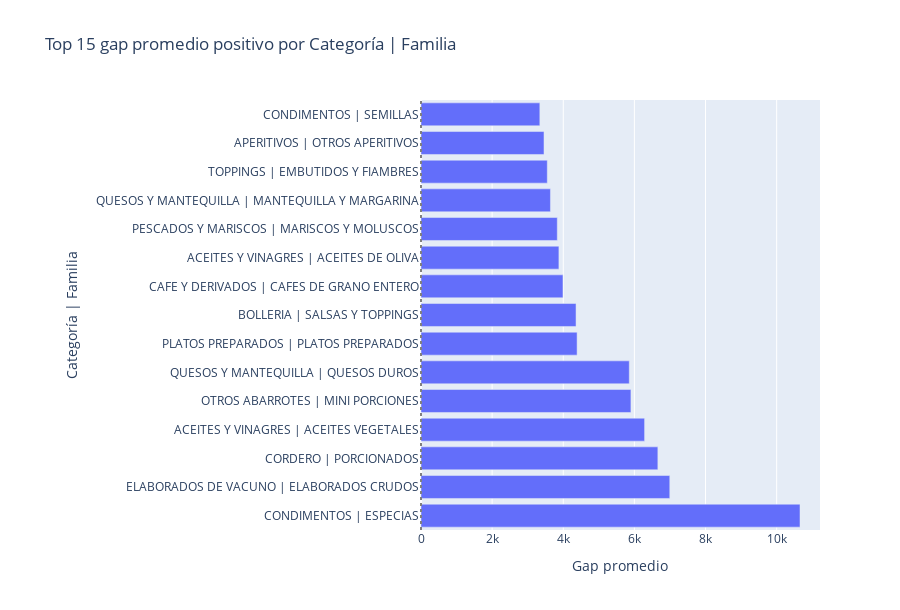
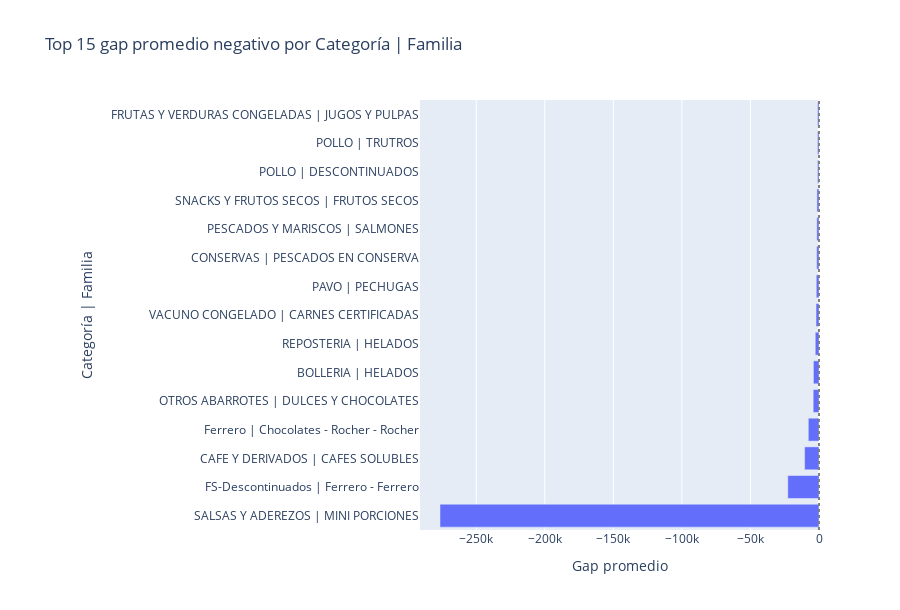

Write notebook code for charts like these, in order.
### Markdown cell above
## Agregado: Categoría | Familia (Top 15 ± y box horizontal)

### Code cell
fam_cf = (sku_ok.groupby(['categoria','familia'])
          .agg(skus=('sku','nunique'),
               precio_interno_prom=('precio_interno','mean'),
               precio_externo_prom=('precio_externo','mean'),
               gap_abs_prom=('gap_abs','mean'),
               gap_pct_prom=('gap_pct','mean')).reset_index())
fam_cf['cat_fam'] = fam_cf['categoria'].astype(str) + ' | ' + fam_cf['familia'].astype(str)
# Top 15 positivo
pos15 = fam_cf[fam_cf['gap_abs_prom']>0].sort_values('gap_abs_prom', ascending=False).head(15)
fig_pos15 = px.bar(pos15, y='cat_fam', x='gap_abs_prom', orientation='h', title='Top 15 gap promedio positivo por Categoría | Familia')
fig_pos15.update_layout(yaxis={'automargin':True}, xaxis_title='Gap promedio', yaxis_title='Categoría | Familia', margin=dict(l=420), height=max(500, 26*len(pos15)+220))
fig_pos15.add_vline(x=0, line_dash='dot', line_color='gray')
fig_pos15.show()
# Top 15 negativo
neg15 = fam_cf[fam_cf['gap_abs_prom']<0].sort_values('gap_abs_prom', ascending=True).head(15)
fig_neg15 = px.bar(neg15, y='cat_fam', x='gap_abs_prom', orientation='h', title='Top 15 gap promedio negativo por Categoría | Familia')
fig_neg15.update_layout(yaxis={'automargin':True}, xaxis_title='Gap promedio', yaxis_title='Categoría | Familia', margin=dict(l=420), height=max(500, 26*len(neg15)+220))
fig_neg15.add_vline(x=0, line_dash='dot', line_color='gray')
fig_neg15.show()
# Boxplot horizontal gap % por Categoría | Familia
df_box = sku_ok.merge(fam_cf[['categoria','familia','cat_fam']], on=['categoria','familia'], how='left')
fig_box_cf = px.box(df_box, y='cat_fam', x='gap_pct', points='outliers', title='Distribución gap % por Categoría | Familia')
fig_box_cf.update_layout(yaxis={'automargin':True}, xaxis_title='Gap %', yaxis_title='Categoría | Familia', margin=dict(l=420), height=max(800, 22*df_box['cat_fam'].nunique()+220), yaxis_tickfont_size=10)
fig_box_cf.add_vline(x=0, line_dash='dot', line_color='gray')
fig_box_cf.show()

### Figure 1 — Plotly figure (JSON) as saved in the notebook; plotly's stock layout.template omitted (floating-point values rounded to 4 significant figures)
{"data": [{"hovertemplate": "gap_abs_prom=%{x}<br>cat_fam=%{y}<extra></extra>", "legendgroup": "", "marker": {"color": "#636efa", "pattern": {"shape": ""}}, "name": "", "orientation": "h", "showlegend": false, "textposition": "auto", "type": "bar", "x": [10660.0, 6995.0, 6660.0, 6287.0, 5902.0, 5856.0, 4389.0, 4359.0, 3992.0, 3878.0, 3832.0, 3640.0, 3551.0, 3458.0, 3341.0], "xaxis": "x", "y": ["CONDIMENTOS | ESPECIAS", "ELABORADOS DE VACUNO | ELABORADOS CRUDOS", "CORDERO | PORCIONADOS", "ACEITES Y VINAGRES | ACEITES VEGETALES", "OTROS ABARROTES | MINI PORCIONES", "QUESOS Y MANTEQUILLA | QUESOS DUROS", "PLATOS PREPARADOS | PLATOS PREPARADOS", "BOLLERIA | SALSAS Y TOPPINGS", "CAFE Y DERIVADOS | CAFES DE GRANO ENTERO", "ACEITES Y VINAGRES | ACEITES DE OLIVA", "PESCADOS Y MARISCOS | MARISCOS Y MOLUSCOS", "QUESOS Y MANTEQUILLA | MANTEQUILLA Y MARGARINA", "TOPPINGS | EMBUTIDOS Y FIAMBRES", "APERITIVOS | OTROS APERITIVOS", "CONDIMENTOS | SEMILLAS"], "yaxis": "y"}], "layout": {"barmode": "relative", "height": 610, "legend": {"tracegroupgap": 0}, "margin": {"l": 420}, "shapes": [{"line": {"color": "gray", "dash": "dot"}, "type": "line", "x0": 0, "x1": 0, "xref": "x", "y0": 0, "y1": 1, "yref": "y domain"}], "title": {"text": "Top 15 gap promedio positivo por Categoría | Familia"}, "xaxis": {"anchor": "y", "domain": [0, 1], "title": {"text": "Gap promedio"}}, "yaxis": {"anchor": "x", "automargin": true, "domain": [0, 1], "title": {"text": "Categoría | Familia"}}}}

### Figure 2 — Plotly figure (JSON) as saved in the notebook; plotly's stock layout.template omitted (floating-point values rounded to 4 significant figures)
{"data": [{"hovertemplate": "gap_abs_prom=%{x}<br>cat_fam=%{y}<extra></extra>", "legendgroup": "", "marker": {"color": "#636efa", "pattern": {"shape": ""}}, "name": "", "orientation": "h", "showlegend": false, "textposition": "auto", "type": "bar", "x": [-276400.0, -22760.0, -10490.0, -7798.0, -4234.0, -4077.0, -2745.0, -2166.0, -2016.0, -1717.0, -1615.0, -1524.0, -1110.0, -1110.0, -1103.0], "xaxis": "x", "y": ["SALSAS Y ADEREZOS | MINI PORCIONES", "FS-Descontinuados | Ferrero - Ferrero", "CAFE Y DERIVADOS | CAFES SOLUBLES", "Ferrero | Chocolates - Rocher - Rocher", "OTROS ABARROTES | DULCES Y CHOCOLATES", "BOLLERIA | HELADOS", "REPOSTERIA | HELADOS", "VACUNO CONGELADO | CARNES CERTIFICADAS", "PAVO | PECHUGAS", "CONSERVAS | PESCADOS EN CONSERVA", "PESCADOS Y MARISCOS | SALMONES", "SNACKS Y FRUTOS SECOS | FRUTOS SECOS", "POLLO | DESCONTINUADOS", "POLLO | TRUTROS", "FRUTAS Y VERDURAS CONGELADAS | JUGOS Y PULPAS"], "yaxis": "y"}], "layout": {"barmode": "relative", "height": 610, "legend": {"tracegroupgap": 0}, "margin": {"l": 420}, "shapes": [{"line": {"color": "gray", "dash": "dot"}, "type": "line", "x0": 0, "x1": 0, "xref": "x", "y0": 0, "y1": 1, "yref": "y domain"}], "title": {"text": "Top 15 gap promedio negativo por Categoría | Familia"}, "xaxis": {"anchor": "y", "domain": [0, 1], "title": {"text": "Gap promedio"}}, "yaxis": {"anchor": "x", "automargin": true, "domain": [0, 1], "title": {"text": "Categoría | Familia"}}}}
